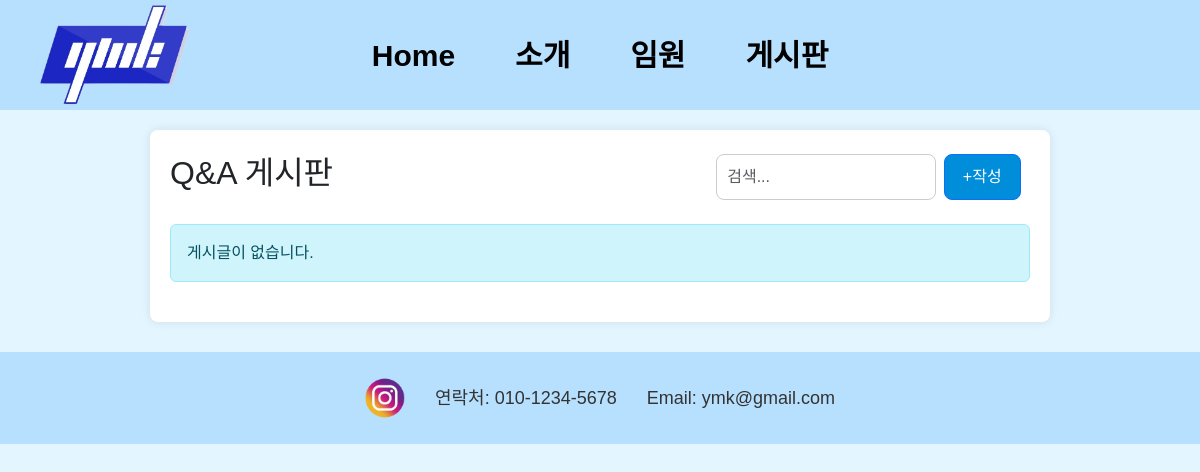
Before: /qna with the older database file.
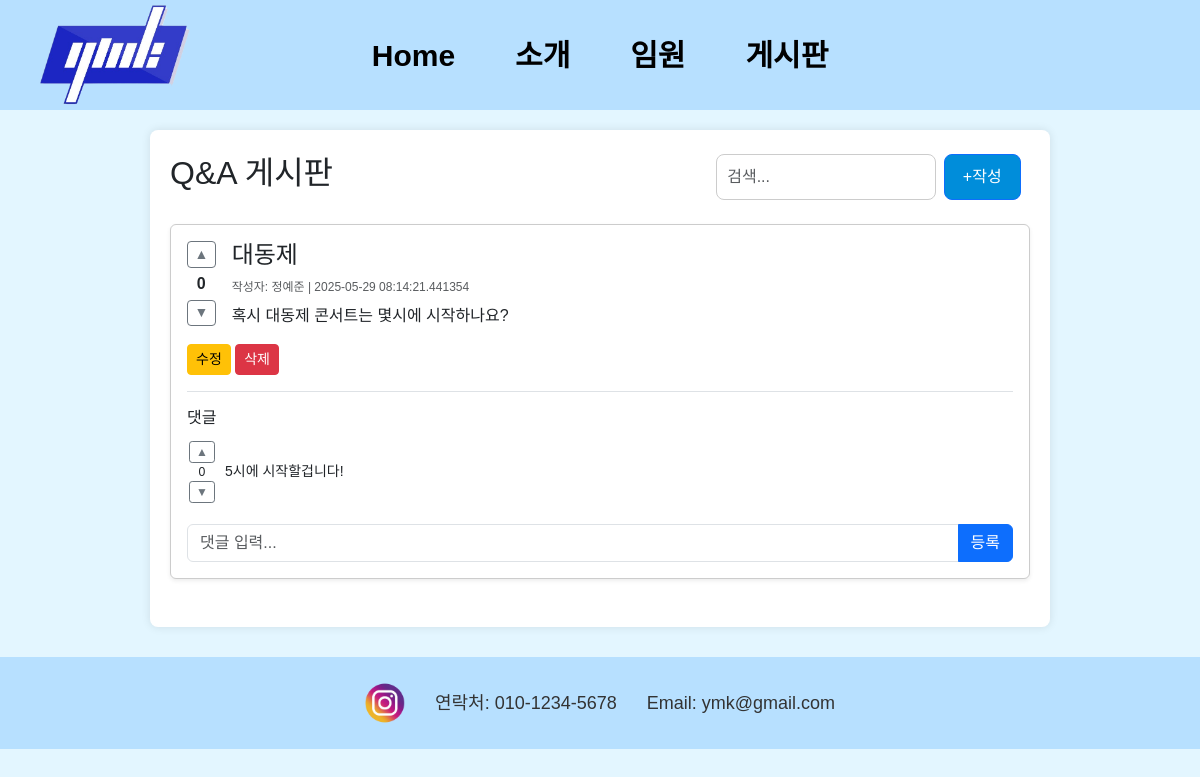
After: the same page with the newer database file.
### app.py (models this page shows)
class Post(db.Model):
    id = db.Column(db.Integer, primary_key=True)
    name = db.Column(db.String(50))
    title = db.Column(db.String(200))
    content = db.Column(db.Text)
    created_at = db.Column(db.DateTime, default=datetime.utcnow)
    password_hash = db.Column(db.String(128))  # 추가
    comments = db.relationship('Comment', backref='post', lazy=True, cascade="all, delete-orphan")
    votes = db.relationship('PostVote', backref='post', lazy=True, cascade="all, delete-orphan")
    @property
    def vote_count(self):
        return db.session.query(db.func.sum(PostVote.vote_type)).filter(
            PostVote.post_id == self.id
        ).scalar() or 0

class Comment(db.Model):
    id = db.Column(db.Integer, primary_key=True)
    content = db.Column(db.Text, nullable=False)
    post_id = db.Column(db.Integer, db.ForeignKey('post.id'), nullable=False)
    votes = db.relationship('CommentVote', backref='comment', lazy=True, cascade="all, delete-orphan")
    @property
    def vote_count(self):
        return db.session.query(db.func.sum(CommentVote.vote_type)).filter(
            CommentVote.comment_id == self.id
        ).scalar() or 0

### app.py (the view)
@app.route('/qna')
def qna():
    query = request.args.get('query', '')
    if query:
        posts = Post.query.filter(
            (Post.title.contains(query)) |
            (Post.content.contains(query)) |
            (Post.name.contains(query))
        ).order_by(Post.created_at.desc()).all()
    else:
        posts = Post.query.order_by(Post.created_at.desc()).all()
    return render_template('qna.html', posts=posts, query=query)

### templates/qna.html (shortened to what this page needs)
<!DOCTYPE html>
<html lang="ko">
<head>
  <link href="https://cdn.jsdelivr.net/npm/bootstrap@5.3.0/dist/css/bootstrap.min.css" rel="stylesheet">
  <link rel="stylesheet" href="/static/qna.css">
</head>
<body>
<header class="header">
  <div class="logo">
    <img src="../static/pictures/YMK%20로고.png" alt="YMK Logo" id="logoimg">
  </div>
  <nav class="navbar">
    <ul class="menu-bar">
      <li><a href="{{ url_for('home') }}">Home</a></li>
      <li><a href="{{ url_for('intro') }}">소개</a></li>
      <li><a href="{{ url_for('history') }}">임원</a></li>
      <li><a href="{{ url_for('qna') }}">게시판</a></li>
    </ul>
  </nav>
</header>
  <div class="main-content container py-4">
    <div class="top-bar d-flex justify-content-between align-items-center mb-4">
      <h2>Q&A 게시판</h2>
      <form class="d-flex" method="GET" action="{{ url_for('qna') }}">
        <input type="text" name="query" placeholder="검색..." class="form-control me-2" value="{{ query }}">
        <a href="{{ url_for('create_post') }}" class="btn btn-primary">+작성</a>
      </form>
    </div>
    <div id="postsContainer">
      {% for post in posts %}
      <div class="post mb-4 p-3 bg-white rounded shadow-sm">
        <div class="d-flex">
          <div class="vote-buttons me-3">
            <form method="POST" action="{{ url_for('vote_post', post_id=post.id, vote_type=1) }}">
              <button type="submit" class="vote-btn upvote btn btn-sm {% if post.votes|selectattr('session_id', 'equalto', session.get('session_id'))|selectattr('vote_type', 'equalto', 1)|list %}btn-success{% else %}btn-outline-secondary{% endif %}">▲</button>
            </form>
            <div class="vote-count text-center my-1 fw-bold">{{ post.vote_count }}</div>
            <form method="POST" action="{{ url_for('vote_post', post_id=post.id, vote_type=-1) }}">
              <button type="submit" class="vote-btn downvote btn btn-sm {% if post.votes|selectattr('session_id', 'equalto', session.get('session_id'))|selectattr('vote_type', 'equalto', -1)|list %}btn-danger{% else %}btn-outline-secondary{% endif %}">▼</button>
            </form>
          </div>
          <div class="flex-grow-1">
            <h4>{{ post.title }}</h4>
            <div class="meta text-muted mb-2">작성자: {{ post.name }} | {{ post.created_at }}</div>
            <div class="body mb-3">{{ post.content }}</div>
          </div>
        </div>
        <div class="actions mb-3">
          <a href="{{ url_for('verify', post_id=post.id) }}" class="btn btn-sm btn-warning">수정</a>
          <form method="POST" action="{{ url_for('delete_post', post_id=post.id) }}" style="display: inline;">
            <button type="submit" class="btn btn-sm btn-danger">삭제</button>
          </form>
        </div>
        <div class="comments border-top pt-3">
          <h6>댓글</h6>
          {% for comment in post.comments %}
          <div class="comment mb-2 d-flex align-items-center">
            <div class="comment-vote me-2 d-flex flex-column align-items-center">
              <form method="POST" action="{{ url_for('vote_comment', comment_id=comment.id, vote_type=1) }}" class="vote-form">
                <button type="submit" class="vote-btn upvote btn btn-xs {% if comment.votes|selectattr('session_id', 'equalto', session.get('session_id'))|selectattr('vote_type', 'equalto', 1)|list %}btn-success{% else %}btn-outline-secondary{% endif %}">▲</button>
              </form>
              <div class="vote-count small">{{ comment.vote_count }}</div>
              <form method="POST" action="{{ url_for('vote_comment', comment_id=comment.id, vote_type=-1) }}" class="vote-form">
                <button type="submit" class="vote-btn downvote btn btn-xs {% if comment.votes|selectattr('session_id', 'equalto', session.get('session_id'))|selectattr('vote_type', 'equalto', -1)|list %}btn-danger{% else %}btn-outline-secondary{% endif %}">▼</button>
              </form>
            </div>
            <div class="comment-content flex-grow-1">{{ comment.content }}</div>
          </div>
          {% endfor %}
          <form method="POST" action="{{ url_for('comment', post_id=post.id) }}" class="mt-3">
            <div class="input-group">
              <input type="text" name="comment" class="form-control" placeholder="댓글 입력...">
              <button type="submit" class="btn btn-primary">등록</button>
            </div>
          </form>
        </div>
      </div>
      {% else %}
      <div class="alert alert-info">게시글이 없습니다.</div>
      {% endfor %}
    </div>
  </div>
  <footer id="footer-wrap">
    <div class="footer">
      <ul class="sns">
        <li>
          <a href="https://www.instagram.com/ymkofficial/" target="_blank">
            <img alt="instagram" src="/static/pictures/foot-icon02.png">
          </a>
        </li>
        <li>연락처: 010-1234-5678</li>
        <li>Email: ymk@gmail.com</li>
      </ul>
    </div>
  </footer>
</body>
</html>

### static/qna.css (style rules this page uses)
body { font-family: "Malgun Gothic ", "Apple SD Gothic Neo", "Noto Sans KR", sans-serif; font-optical-sizing: auto; font-weight: 400; background-color: #E3F6FF; font-style: normal; }
.header { display: flex; align-items: center; padding: 5px 40px; background-color: #B7E0FF; margin-bottom: 8px; }
.logo { flex: 0 0 auto; }
.logo img { height: 100px; width: 150px; }
.navbar { position: absolute; left: 50%; transform: translateX(-50%); }
.menu-bar { display: flex; list-style: none; gap: 20px; font-size: 30px; font-weight: bold; margin: 0; padding: 0; }
.menu-bar a { display: inline-block; padding: 10px 20px; border-radius: 10px; text-align: center; text-decoration: none; color: black; transition: background-color 0.3s, color 0.3s; }
.main-content { flex: 1; max-width: 900px; margin: 20px auto; padding: 20px; background-color: white; border-radius: 8px; box-shadow: 0 0 10px rgba(0,0,0,0.1); }
#footer-wrap { background-color: #B7E0FF !important; padding: 15px 0; width: 100%; margin-top: 30px; }
.footer { width: 100%; text-align: center; }
.footer .sns { list-style: none; margin: 0; padding: 10px; display: flex; justify-content: center; align-items: center; gap: 30px; flex-wrap: wrap; }
.footer .sns li { display: flex; align-items: center; gap: 8px; font-family: sans-serif; font-size: 18px; color: #333; }
.footer .sns img { width: 40px; height: auto; }
.top-bar input[type="text"] { width: 70%; padding: 10px; font-size: 16px; border-radius: 8px; border: 1px solid #ccc; }
.top-bar a { text-decoration: none; background-color: #008DDA; color: white; padding: 10px 18px; border-radius: 8px; font-size: 16px; }
.post { border: 1px solid #ccc; border-radius: 8px; background-color: white; }
.meta { font-size: 12px; color: #555; }
.comments { margin-top: 10px; border-top: 1px solid #ddd; padding-top: 10px; background-color: white; }
.comment { font-size: 14px; padding: 5px 0; }
.vote-buttons { display: flex; flex-direction: column; align-items: center; margin-right: 10px; }
.vote-btn { min-width: 25px; padding: 0.1rem 0.4rem; transition: all 0.2s ease; }
.vote-form { margin: 0; padding: 0; display: inline-block; }
.comment-vote { min-width: 30px; margin-right: 10px; }
.btn-xs { padding: 0.25rem 0.4rem; font-size: 0.75rem; line-height: 1; border-radius: 0.2rem; }

Changed rows visible on the page:
added Post: vote_count "0", title "대동제", name "정예준", created_at "2025-05-29 08:14:21.441354", content "혹시 대동제 콘서트는 몇시에 시작하나요?"
added Comment: vote_count "0", content "5시에 시작할겁니다!"
Other visible differences:
text no longer shown: "게시글이 없습니다."
